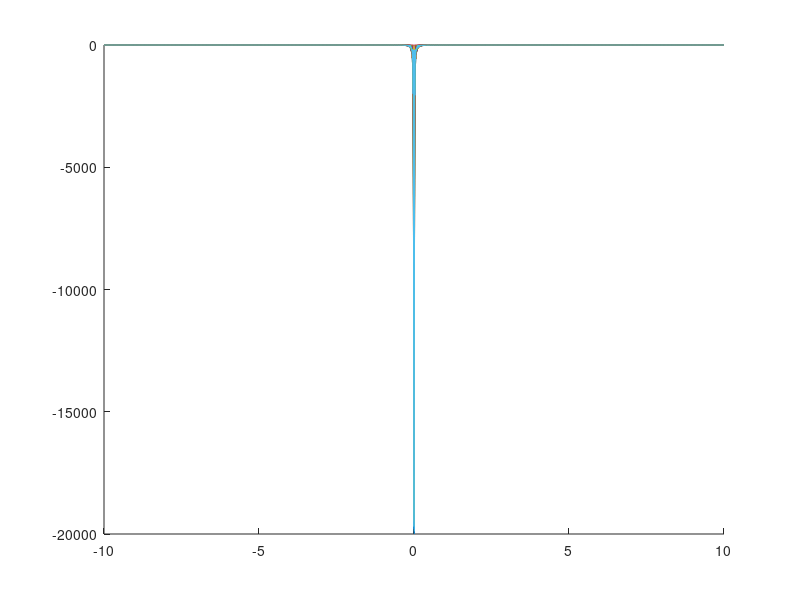

MATLAB code for this plot:
% plots what general form of j(t) NOT J(t) should look like for a variety
% of t
j_t = @(w, t) (((1)./(w.^3 + w)).* (((exp(-1.*1i.*w.*t)) - 1)./(1 - exp(-1.*w))));
dom = -10:0.01:10;
various_t_down = [-999999 -50000 -40000 -30000 -20000 -10000 -5000 -4000 -3000 -2000 -1000 -900 -800 -600 -500 -400 -100 -150 -90 -80 -70 -60 -50 -40 -30 -20 -10];
s = size(various_t_down)
various_t_up = -1.*flip(various_t_down);
total_t = various_t_down + various_t_up;


% plots what general form of j(t) NOT J(t) should look like for a variety
% of t
j_t = @(w, t) (((1)./(w.^3 + w)).* (((exp(-1.*1i.*w.*t)) - 1)./(1 - exp(-1.*w))));
dom = -10:0.01:10;
various_t_down = [-999999 -50000 -40000 -30000 -20000 -10000 -5000 -4000 -3000 -2000 -1000 -900 -800 -600 -500 -400 -100 -150 -90 -80 -70 -60 -50 -40 -30 -20 -10];
s = size(various_t_down)
various_t_up = -1.*flip(various_t_down);
total_t = various_t_down + various_t_up;

hold on
for splot=total_t
    plot(dom, j_t(dom, splot));
end
hold off
    


    
    